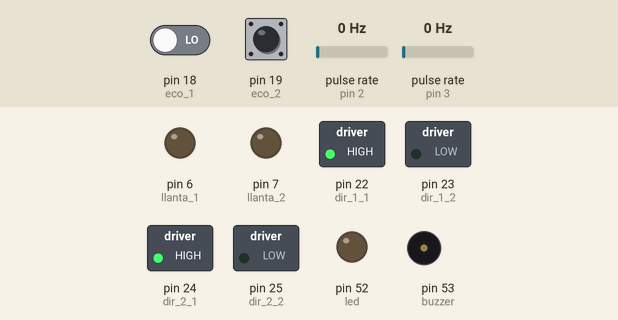
Recording of a sketch running on a simulated Arduino Mega 2560, built with avr-gcc and run on an emulated ATmega2560. On the bench: switched loads named in the sketch (green lamp = pin HIGH), output pins drawn as LEDs (lit = HIGH), buzzer (waves = sounding, pin HIGH). Wiring (inferred from the names in the program): 2 × pulse sensor: data pin 2 / data pin 3. The test bench sets the inputs (shaded band); at power-on: pin 19 (eco_2) HIGH, pulse rate (sensors on pin 2, pin 3) 0 Hz, pin 18 (eco_1) LOW. The modem accepts every AT command (registered, SIM ready, sends succeed) and sends nothing else; pins used as bus, display or sensor lines are not drawn.

Above: at 3.2 s.
3.3 s: pin 19 (eco_2) pulsed LOW 5 times (0.12 s each, 0.3 s apart)
At 4.5 s:
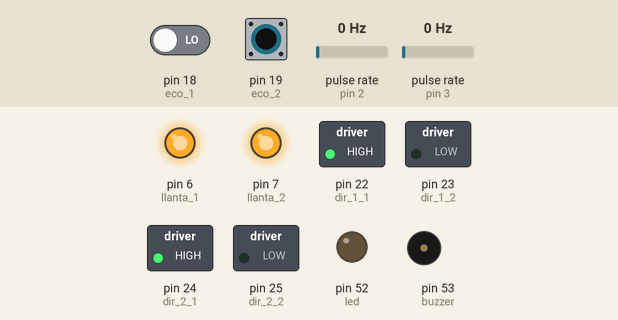
6.3 s: pulse rate (sensor on pin 2) set to 2 Hz
At 6.9 s:
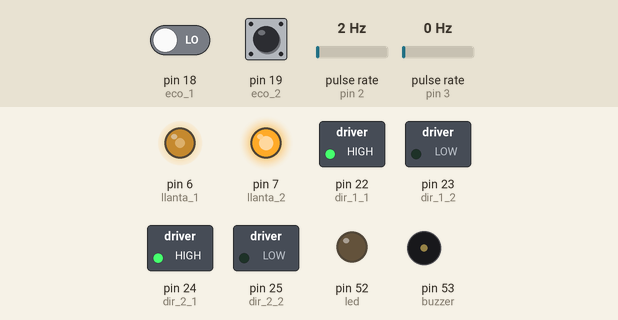
9.3 s: pulse rate (sensor on pin 3) set to 100 Hz
At 10.5 s:
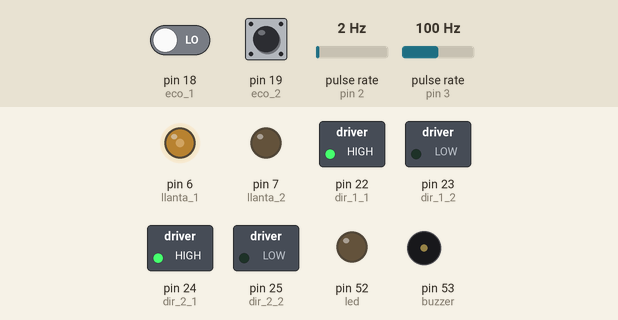
12.3 s: pulse rate (sensor on pin 3) set to 32 Hz
15.3 s: pulse rate (sensor on pin 2) set to 50 Hz
At 15.55 s:
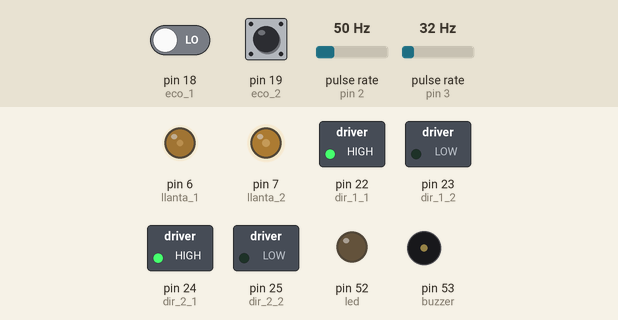
18.3 s: pin 19 (eco_2) driven LOW
Timing chart, 0 to 20.8 s (numbered marks = the images above; inputs shaded):
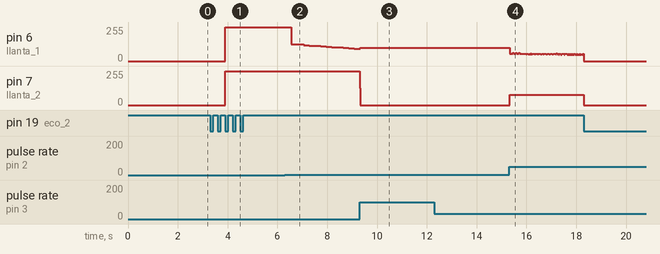

Measured:
- the behaviour switches between 0 and 1 Hz on pulse rate (sensor on pin 2) (found by bisection; images 1 and 2)
- after the input at 3.3 s, pin 6 (llanta_1), pin 7 (llanta_2): 0/255 → 255/255 after 0.60 s
- after the input at 6.3 s, pin 6 (llanta_1): moves from 255/255 to 93/255 over 2.5 s, starting after 0.25 s
- after the input at 9.3 s, pin 7 (llanta_2): 255/255 → 0/255 at once

The sketch:

PID.ino
```cpp
#include <SoftwareSerial.h>

SoftwareSerial envio(51,50);
//-------------------Asignación de pines modulos----------------
const int llanta_1 = 6;
const int llanta_2 = 7;
const int encoder_1 = 2;
const int encoder_2 = 3;
const int trig = 5;
const int eco_1 = 18;
const int eco_2 = 19;
const int buzzer = 53;
const int led = 52;

//---------------Pines para cambiar giro del motor--------------
const int dir_1_1 = 22;
const int dir_1_2 = 23;
const int dir_2_1 = 24;
const int dir_2_2 = 25;

//-----------------------Constantes PID-------------------------
double kp = 1.5;
double kd = 1000;
double ki = 0.00001;

//-------------Asignación de variables a utilizar---------------

//Variables de captura de tiempo para encoder, sensor de distacia y tiempo de interruciones del PID
volatile unsigned delta_1,delta_2,t_actual_1,t_pasado_1,delta_t_1,t_actual_2,t_pasado_2,delta_t_2 = 0;
volatile unsigned espera_pas_1,espera_act_1,espera_1,espera_pas_2,espera_act_2,espera_2 = 0;
unsigned long t_in,t_out,t_T = 0;
//Variables del sistema PID discreto.
double salida_PID_1,error_1,error_ant_1,integral_1,derivativo_1,total_1 = 0;
double salida_PID_2,error_2,error_ant_2,integral_2,derivativo_2,total_2 = 0;
//Variables de resultados finales de sistemas de control del carro.
double  pwm_1,pwm_2 = 0;
int distancia,cm_s_setpoint,cm_s_1,cm_s_2 = 0;


//---------------------Inicio del programa----------------------

//----------------Inicialización de pines y condiciones estaticas-----------
void setup() {
  pinMode(llanta_1,OUTPUT);
  pinMode(llanta_2,OUTPUT);
  pinMode(trig,OUTPUT);
  pinMode(buzzer,OUTPUT);
  pinMode(led,OUTPUT);
  pinMode(dir_1_1,OUTPUT);
  pinMode(dir_1_2,OUTPUT);
  pinMode(dir_2_1,OUTPUT);
  pinMode(dir_2_2,OUTPUT);
  digitalWrite(dir_1_1,HIGH);
  digitalWrite(dir_1_2,LOW);
  digitalWrite(dir_2_1,HIGH);
  digitalWrite(dir_2_2,LOW);
  analogWrite(trig,127);
  attachInterrupt(digitalPinToInterrupt(encoder_1),t_encoder_1,RISING);
  attachInterrupt(digitalPinToInterrupt(encoder_2),t_encoder_2,RISING);
  attachInterrupt(digitalPinToInterrupt(eco_1),disparo_alto,RISING);
  attachInterrupt(digitalPinToInterrupt(eco_2),disparo_bajo,FALLING);
  envio.begin(9600);
  envio.print("AT");
  delay(1000);
  envio.print("AT+BAUD");
  envio.print("8");
  delay(1000);
  envio.begin(115200);
}
//----------------Control de interrucion de enconder y generadores de distancias----------------
void t_encoder_1(){
  t_actual_1 = millis();
  espera_pas_1 = millis();
  delta_t_1 = t_actual_1 - t_pasado_1;
  t_pasado_1 = t_actual_1;
  cm_s_1 = 1100/delta_t_1;
  if(cm_s_1 > 45){
    cm_s_1 = 45;
  }
}
void t_encoder_2(){
  t_actual_2 = millis();
  espera_pas_2 = millis();
  delta_t_2 = t_actual_2 - t_pasado_2;
  t_pasado_2 = t_actual_2;
  cm_s_2 = 1100/delta_t_2;
  if(cm_s_2 > 45){
    cm_s_2 = 45;
  }
}
//----------------Controlador de interrupciones del tiempo de la señal eco-------------
void disparo_alto(){
    t_in = micros();
}

void disparo_bajo(){
    t_out = micros();
    t_T = t_out - t_in;
    distancia = 0.017*t_T;
}
//--------------CICLO PRINCIPAL DE TRABAJO-----------------
void loop() {
  espera_act_1 = millis();
  espera_act_2 = millis();
  espera_1 = espera_act_1 - espera_pas_1;
  espera_2 = espera_act_2 - espera_pas_2;
  if (espera_1 > 500){
    cm_s_1 = 0;
  }
  if(espera_2 > 500){
    cm_s_2 = 0;
  }
  if (distancia > 100){
    digitalWrite(buzzer,LOW);
    digitalWrite(led,LOW);
    cm_s_setpoint = min(cm_s_1,cm_s_2);
    pwm_1 = calculoPID_1(cm_s_1);
    pwm_2 = calculoPID_2(cm_s_2);
  }
  else if (distancia > 50 && distancia < 100){
    digitalWrite(buzzer,HIGH);
    digitalWrite(led,LOW);
    cm_s_setpoint = 34;
    pwm_1 = calculoPID_1(cm_s_1);
    pwm_2 = calculoPID_2(cm_s_2);
  }
  else if (distancia > 25 && distancia < 50){
    digitalWrite(buzzer,LOW);
    digitalWrite(led,HIGH);
    cm_s_setpoint = 23;
    pwm_1 = calculoPID_1(cm_s_1);
    pwm_2 = calculoPID_2(cm_s_2);
  }
  else if (distancia < 25){
    digitalWrite(buzzer,LOW);
    digitalWrite(led,LOW);
    cm_s_setpoint = 0;
    pwm_1 = 0;
    pwm_2 = 0;
  }
  envio.println(cm_s_setpoint);
  envio.println(cm_s_1);
  envio.println(cm_s_2);
  envio.println(distancia);

  analogWrite(llanta_1,pwm_1);
  analogWrite(llanta_2,pwm_2);
}

//--------------------CALCULOS DEL PID-------------------
int calculoPID_1(int inpt_1){
  error_1 = cm_s_setpoint - inpt_1;
  integral_1 += error_1*delta_t_1;
  derivativo_1 = (error_1 - error_ant_1)/delta_t_1;
  total_1 = kp*error_1 + kd*derivativo_1 + ki*integral_1;
  error_ant_1 = error_1;
  if(total_1 > 45){
    total_1 = 45;
  }
  if(total_1 < -45){
    total_1 = -45;
  }
  salida_PID_1 = map(total_1,-45,45,0,255);
  return salida_PID_1;
}

int calculoPID_2(int inpt_2){
  error_2 = cm_s_setpoint - inpt_2;
  integral_2 += error_2*delta_t_2;
  derivativo_2 = (error_2 - error_ant_2)/delta_t_2;
  total_2 = kp*error_2 + kd*derivativo_2 + ki*integral_2;
  error_ant_2 = error_2;
  if(total_2 > 45){
    total_2 = 45;
  }
  if(total_2 < -45){
    total_2 = -45;
  }
  salida_PID_2 = map(total_2,-45,45,0,255);
  return salida_PID_2;
}
```
